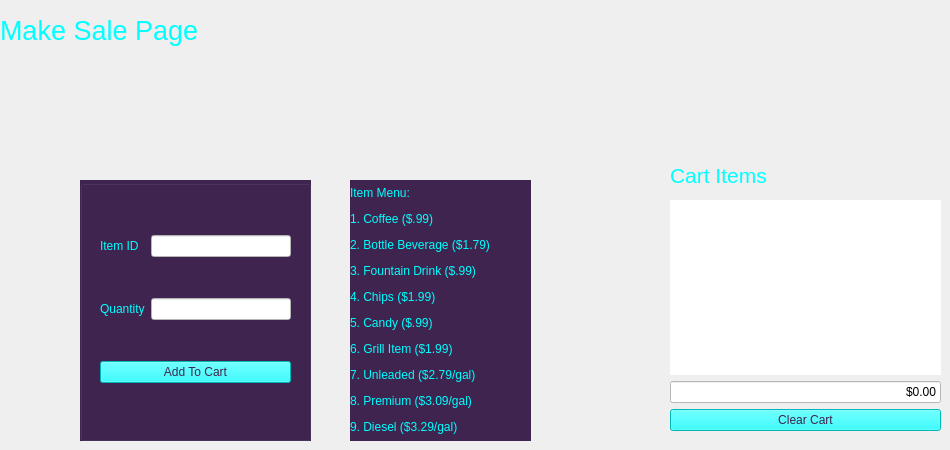
    <widget class="QWidget" name="make_sale_page">
     <widget class="QLabel" name="makeSaleLabel">
      <property name="geometry">
       <rect>
        <x>0</x>
        <y>-10</y>
        <width>261</width>
        <height>81</height>
       </rect>
      </property>
      <property name="styleSheet">
       <string notr="true">background-color: rgba(255, 255, 255, 0);
font: 87 8pt &quot;Segoe UI Black&quot;;</string>
      </property>
      <property name="text">
       <string>&lt;html&gt;&lt;head/&gt;&lt;body&gt;&lt;p&gt;&lt;span style=&quot; font-size:20pt; color:#00ffff;&quot;&gt;Make Sale Page&lt;/span&gt;&lt;/p&gt;&lt;/body&gt;&lt;/html&gt;</string>
      </property>
     </widget>
     <widget class="QLabel" name="cartItemsLabel">
      <property name="geometry">
       <rect>
        <x>670</x>
        <y>160</y>
        <width>271</width>
        <height>31</height>
       </rect>
      </property>
      <property name="styleSheet">
       <string notr="true">background-color: rgba(255, 255, 255, 0);
font: 87 8pt &quot;Segoe UI Black&quot;;</string>
      </property>
      <property name="text">
       <string>&lt;html&gt;&lt;head/&gt;&lt;body&gt;&lt;p&gt;&lt;span style=&quot; font-size:16pt; color:#00ffff;&quot;&gt;Cart Items&lt;/span&gt;&lt;/p&gt;&lt;/body&gt;&lt;/html&gt;</string>
      </property>
     </widget>
     <widget class="QWidget" name="layoutWidget_2">
      <property name="geometry">
       <rect>
        <x>670</x>
        <y>200</y>
        <width>271</width>
        <height>231</height>
       </rect>
      </property>
      <layout class="QVBoxLayout" name="verticalLayout_3">
       <item>
        <widget class="QLabel" name="cartDisplay">
         <property name="styleSheet">
          <string notr="true">background-color: rgb(255, 255, 255);</string>
         </property>
         <property name="text">
          <string/>
         </property>
         <property name="alignment">
          <set>Qt::AlignBottom|Qt::AlignRight|Qt::AlignTrailing</set>
         </property>
        </widget>
       </item>
       <item>
        <widget class="QLineEdit" name="totalBoxDisplay">
         <property name="styleSheet">
          <string notr="true">border-color: rgb(0, 0, 0);
background-color: rgb(255, 255, 255);
font: 87 8pt &quot;Segoe UI Black&quot;;
color: rgb(0, 0, 0);</string>
         </property>
         <property name="text">
          <string>$0.00</string>
         </property>
         <property name="alignment">
          <set>Qt::AlignRight|Qt::AlignTrailing|Qt::AlignVCenter</set>
         </property>
        </widget>
       </item>
       <item>
        <widget class="QPushButton" name="clearCartButton">
         <property name="styleSheet">
          <string notr="true">background-color: rgb(0, 255, 255);
font: 87 8pt &quot;Segoe UI Black&quot;;
color: rgb(63, 36, 79);</string>
         </property>
         <property name="text">
          <string>Clear Cart</string>
         </property>
        </widget>
       </item>
      </layout>
     </widget>
     <widget class="QGroupBox" name="groupBox">
      <property name="geometry">
       <rect>
        <x>80</x>
        <y>180</y>
        <width>231</width>
        <height>261</height>
       </rect>
      </property>
      <property name="styleSheet">
       <string notr="true">background-color:rgb(63, 36, 79);</string>
      </property>
      <property name="title">
       <string/>
      </property>
      <widget class="QWidget" name="gridLayoutWidget_4">
       <property name="geometry">
        <rect>
         <x>20</x>
         <y>20</y>
         <width>191</width>
         <height>221</height>
        </rect>
       </property>
       <layout class="QGridLayout" name="gridLayout">
        <item row="0" column="0">
         <widget class="QLabel" name="itemIDLabel">
          <property name="styleSheet">
           <string notr="true">font: 87 8pt &quot;Segoe UI Black&quot;;</string>
          </property>
          <property name="text">
           <string>&lt;html&gt;&lt;head/&gt;&lt;body&gt;&lt;p&gt;&lt;span style=&quot; color:#00ffff;&quot;&gt;Item ID&lt;/span&gt;&lt;/p&gt;&lt;/body&gt;&lt;/html&gt;</string>
          </property>
         </widget>
        </item>
        <item row="0" column="1">
         <widget class="QLineEdit" name="makeSaleItemIDLineEdit">
          <property name="styleSheet">
           <string notr="true">background-color: rgb(255, 255, 255);</string>
          </property>
         </widget>
        </item>
        <item row="1" column="1">
         <widget class="QLineEdit" name="makeSaleQuantityLineEdit">
          <property name="styleSheet">
           <string notr="true">background-color: rgb(255, 255, 255);</string>
          </property>
         </widget>
        </item>
        <item row="1" column="0">
         <widget class="QLabel" name="quantityLabel">
          <property name="styleSheet">
           <string notr="true">font: 87 8pt &quot;Segoe UI Black&quot;;</string>
          </property>
          <property name="text">
           <string>&lt;html&gt;&lt;head/&gt;&lt;body&gt;&lt;p&gt;&lt;span style=&quot; color:#00ffff;&quot;&gt;Quantity&lt;/span&gt;&lt;/p&gt;&lt;/body&gt;&lt;/html&gt;</string>
          </property>
         </widget>
        </item>
        <item row="2" column="0" colspan="2">
         <widget class="QPushButton" name="addToCartButton">
          <property name="styleSheet">
           <string notr="true">background-color: rgb(0, 255, 255);
font: 87 8pt &quot;Segoe UI Black&quot;;
color: rgb(63, 36, 79);</string>
          </property>
          <property name="text">
           <string>Add To Cart</string>
          </property>
         </widget>
        </item>
       </layout>
      </widget>
     </widget>
     <widget class="QLabel" name="itemMenuLabel">
      <property name="geometry">
       <rect>
        <x>350</x>
        <y>180</y>
        <width>181</width>
        <height>261</height>
       </rect>
      </property>
      <property name="styleSheet">
       <string notr="true">background-color:rgb(63, 36, 79);
font: 87 8pt &quot;Segoe UI Black&quot;;</string>
      </property>
      <property name="text">
       <string>&lt;html&gt;&lt;head/&gt;&lt;body&gt;&lt;p&gt;&lt;span style=&quot; color:#00ffff;&quot;&gt;Item Menu:&lt;/span&gt;&lt;/p&gt;&lt;p&gt;&lt;span style=&quot; color:#00ffff;&quot;&gt;1. Coffee ($.99)&lt;/span&gt;&lt;/p&gt;&lt;p&gt;&lt;span style=&quot; color:#00ffff;&quot;&gt;2. Bottle Beverage ($1.79)&lt;/span&gt;&lt;/p&gt;&lt;p&gt;&lt;span style=&quot; color:#00ffff;&quot;&gt;3. Fountain Drink ($.99)&lt;/span&gt;&lt;/p&gt;&lt;p&gt;&lt;span style=&quot; color:#00ffff;&quot;&gt;4. Chips ($1.99)&lt;/span&gt;&lt;/p&gt;&lt;p&gt;&lt;span style=&quot; color:#00ffff;&quot;&gt;5. Candy ($.99)&lt;/span&gt;&lt;/p&gt;&lt;p&gt;&lt;span style=&quot; color:#00ffff;&quot;&gt;6. Grill Item ($1.99)&lt;/span&gt;&lt;/p&gt;&lt;p&gt;&lt;span style=&quot; color:#00ffff;&quot;&gt;7. Unleaded ($2.79/gal)&lt;/span&gt;&lt;/p&gt;&lt;p&gt;&lt;span style=&quot; color:#00ffff;&quot;&gt;8. Premium ($3.09/gal)&lt;/span&gt;&lt;/p&gt;&lt;p&gt;&lt;span style=&quot; color:#00ffff;&quot;&gt;9. Diesel ($3.29/gal)&lt;/span&gt;&lt;/p&gt;&lt;/body&gt;&lt;/html&gt;</string>
      </property>
     </widget>
    </widget>
